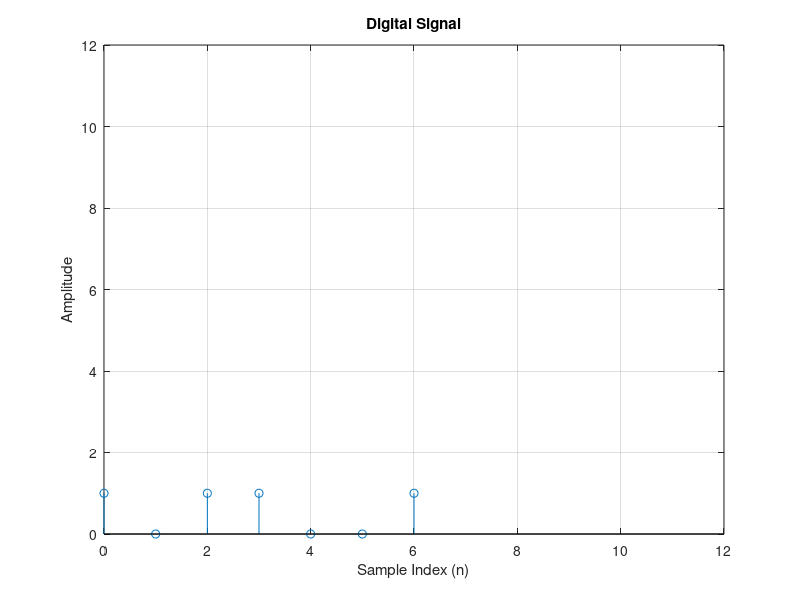

MATLAB code to generate this figure:
clc; clear all; close all;

x = [ 1 0 1 1 0 0 1];

n = 0:length(x)-1;

stem(n,x);

axis([0 12 0 12]);

xlabel('Sample Index (n)');
ylabel('Amplitude');
title('Digital Signal');
grid on;
